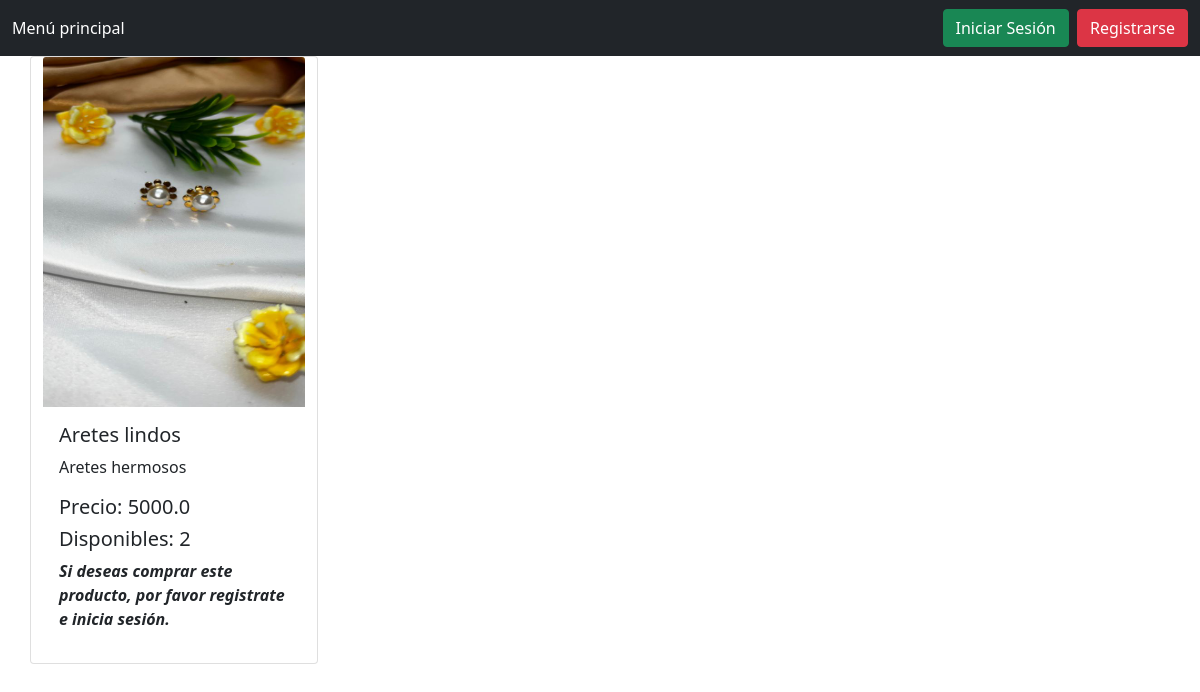
Before: / with the older database file.
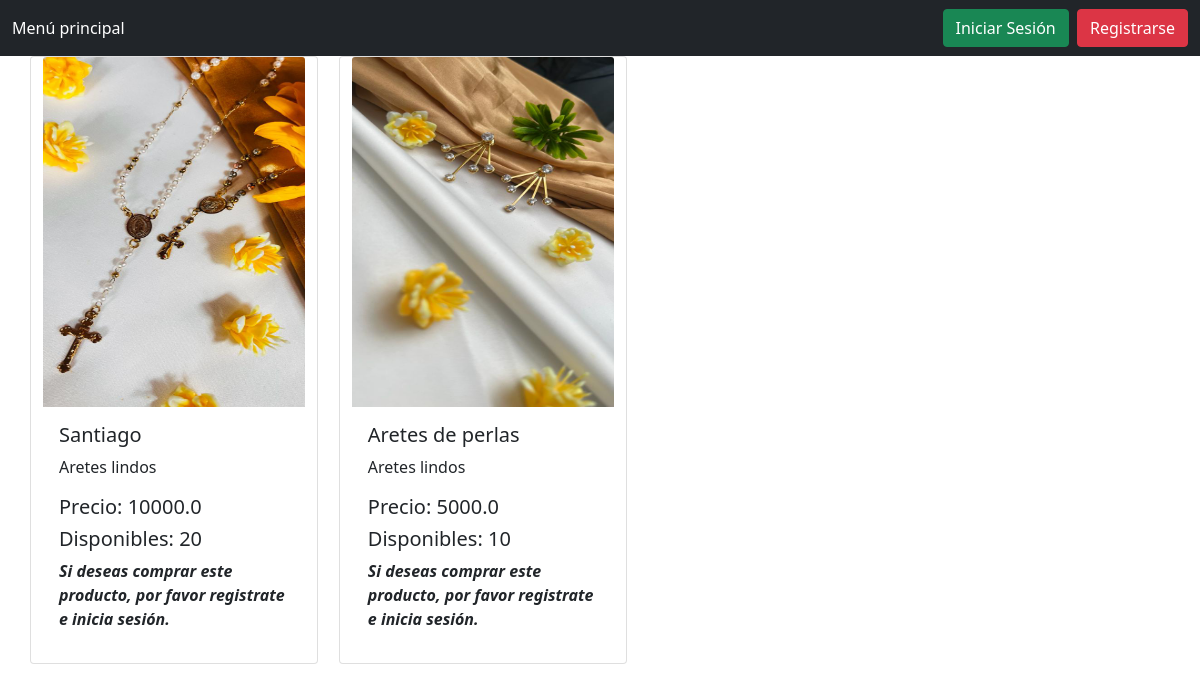
After: the same page with the newer database file.
### tables this page shows
CREATE TABLE Item (Id INTEGER PRIMARY KEY AUTOINCREMENT, Name TEXT, Quantity INT, Price REAL, Sold INT, Description TEXT, URL TEXT);

### app.py (the view, shortened to what this page needs)
@app.route('/')
def index():
    rows = c.readItems()
    flag = 0
    amount = 0
    user, admin = "", ""
    rows = list(map(list, rows))
    print(rows[0])
    return render_template('index.html', data = rows, user = user, flag = flag, admin = admin, amount = amount)

### controller/controller_item.py (called while the page is built)
def readItems():
    conn = sqlite3.connect(DB_PATH)
    cursor = conn.cursor()
    query1 = "SELECT * FROM item"
    rows = list(cursor.execute(query1))
    return rows

### templates/index.html (shortened to what this page needs)
<!DOCTYPE html>
<html>
    <head>
        <link href="https://cdn.jsdelivr.net/npm/bootstrap@5.0.2/dist/css/bootstrap.min.css" rel="stylesheet">
    </head>
    <body>
        <nav class="navbar navbar-dark bg-dark">
            <div class="container-fluid">
                <ul class="navbar-nav me-auto mb-2 mb-lg-0">
                    <li class="nav-item">
                        <a class="nav-link active" aria-current="page" href="{{ url_for('index') }}">
                            Menú principal
                        </a>
                    </li>
                </ul>
                {% if flag == 0 %}
                    <a href="{{ (url_for('login')) }}">
                        <button type="submit" class="btn btn-success">Iniciar Sesión</button>
                    </a>
                    <a href="{{ (url_for('register')) }}">
                        <button type="submit" class="btn btn-danger">Registrarse</button>
                    </a>
                {% endif %}
            </div>
        </nav>
        <div class="container">
			<div class="row">
		        {% for row in data %}
                    {% if row[2] > 0%}
                        <div class="card" style="width: 18rem;">
                            <img src="{{ row[6] }}" class="card-img-top" width="350" height="350" alt="{{ row[1] }}">
                            <div class="card-body">
                                <h5 class="card-title">{{ row[1] }}</h5>
                                <p class="card-text">
                                    {{ row[5] }}
                                </p>
                                <h5>Precio: {{ row[3] }}</h5>
                                <h5>Disponibles: {{ row[2] }}</h5>
                                {% if user %}
                                <form action="{{ url_for('add_cart', itemId = row[0], user = user) }}">
                                    <button type="submit" class="btn btn-primary">Añadir al carrito</button>
                                </form>
                                {% else %}
                                    <p>
                                        <b>
                                            <i class="fa fa-italic" aria-hidden="true">
                                                Si deseas comprar este producto, por favor registrate e inicia sesión.
                                            </i>
                                        </b>
                                    </p>
                                {% endif %}
                            </div>
                        </div>
                    {% endif %}
		        {% endfor %}
		    </div>
		</div>
    </body>
</html>

Changed rows visible on the page:
no longer on this page (row edited): Item: URL (picture), Name "Aretes lindos", Description "Aretes hermosos", Price "5000.0", Quantity "2"
added Item: URL (picture), Name "Santiago", Description "Aretes lindos", Price "10000.0", Quantity "20"
added Item: URL (picture), Name "Aretes de perlas", Description "Aretes lindos", Price "5000.0", Quantity "10"
